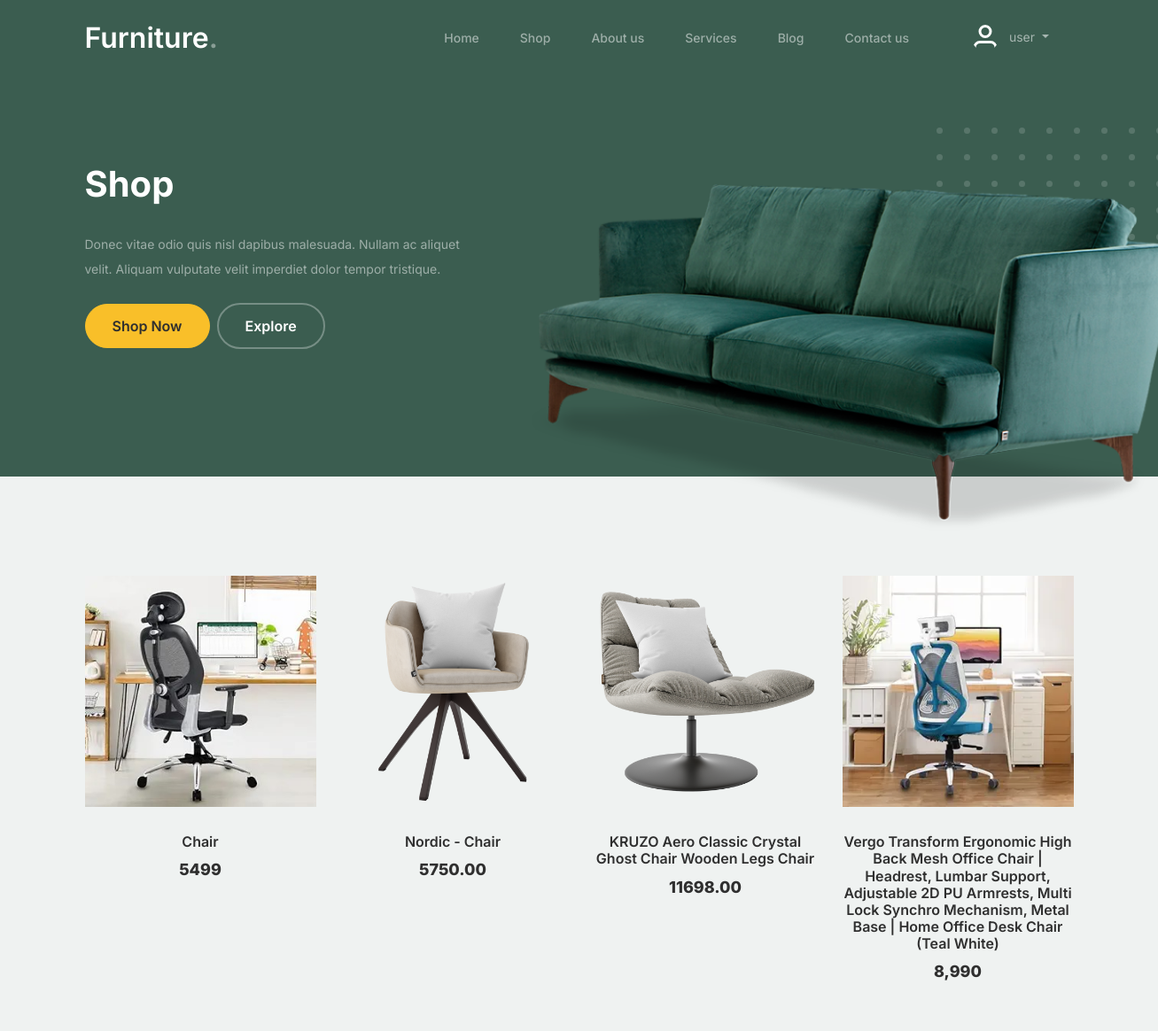
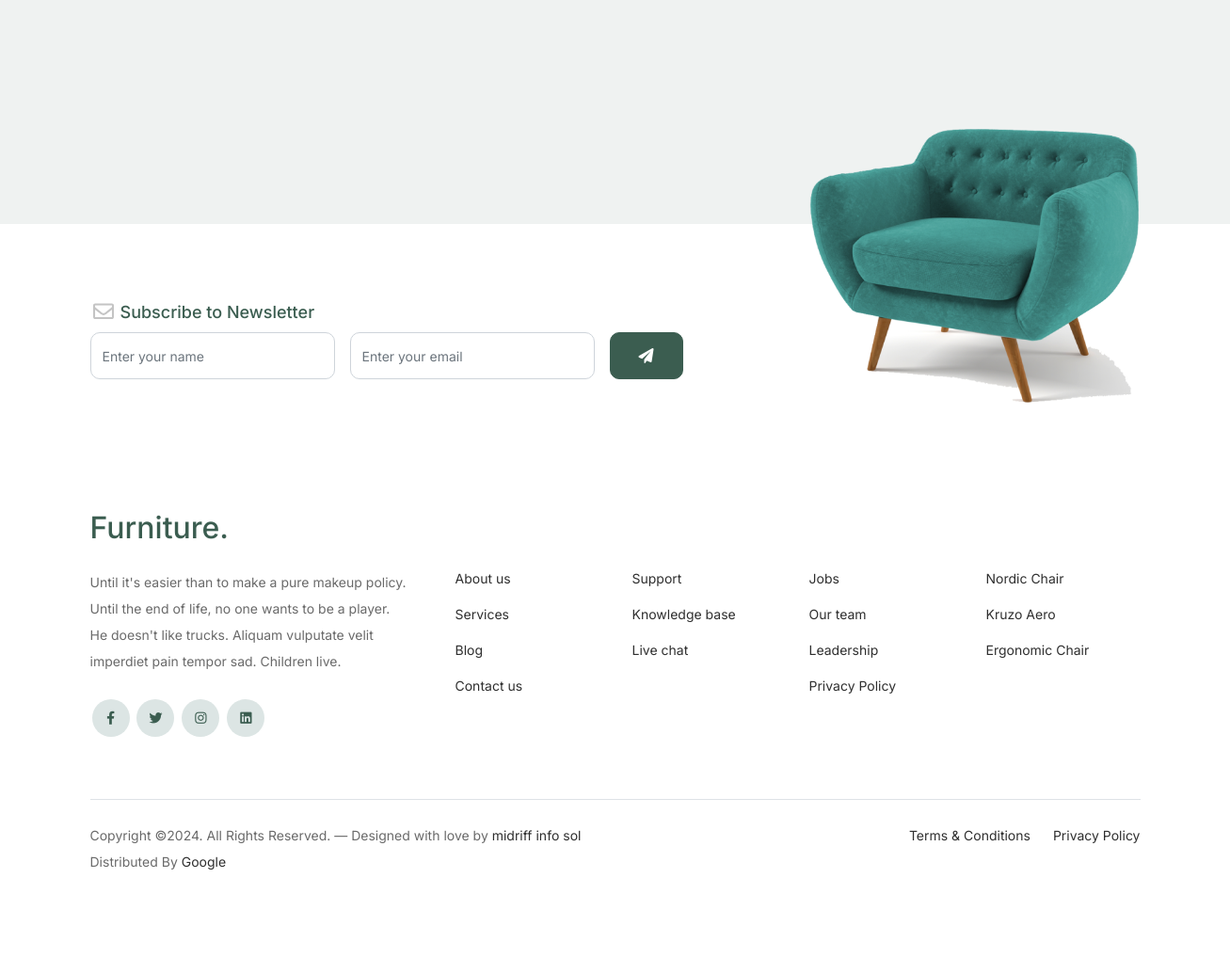
The page /shop.php on the database its author committed (2 pictures, top to bottom).
### tables this page shows
CREATE TABLE `image` (
  `id` int(11) NOT NULL,
  `product_id` varchar(255) DEFAULT NULL,
  `image` varchar(555) NOT NULL,
  `created_at` varchar(255) NOT NULL
);

CREATE TABLE `products` (
  `product_id` int(11) NOT NULL,
  `name` varchar(500) NOT NULL,
  `description` varchar(1000) NOT NULL,
  `amount` varchar(250) NOT NULL,
  `image` varchar(800) DEFAULT NULL,
  `created_at` varchar(250) NOT NULL
);

### shop.php (the view, shortened to what this page needs)
<!doctype html>
<html lang="en">
<head>
		<link href="css/bootstrap.min.css" rel="stylesheet">
		<link href="https://cdnjs.cloudflare.com/ajax/libs/font-awesome/6.0.0-beta3/css/all.min.css" rel="stylesheet">
		<link href="css/tiny-slider.css" rel="stylesheet">
		<link href="css/style.css" rel="stylesheet">
	</head>
	<body>
	<?php require_once "navbar.php"; ?>
		<div class="hero">
				<div class="container">
					<div class="row justify-content-between">
						<div class="col-lg-5">
							<div class="intro-excerpt">
								<h1>Shop</h1>
								<p class="mb-4">Donec vitae odio quis nisl dapibus malesuada. Nullam ac aliquet velit. Aliquam vulputate velit imperdiet dolor tempor tristique.</p>
								<p><a href="shop.php" class="btn btn-secondary me-2">Shop Now</a><a href="#" class="btn btn-white-outline">Explore</a></p>
							</div>
						</div>
						<div class="col-lg-7">
							<div class="hero-img-wrap">
								<img src="images/couch.png" class="img-fluid">
							</div>
						</div>
					</div>
				</div>
			</div>
		<div class="untree_co-section product-section before-footer-section">
		    <div class="container">
		      	<div class="row">
					<?php
					$sqll = mysqli_query($conn, "SELECT * FROM products");
					if(mysqli_num_rows($sqll)){
						while($row = $sqll->fetch_assoc()){
							$name = $row["name"];
							$amount = $row["amount"];
							$sql = mysqli_query($conn, "SELECT * FROM image WHERE product_id = '$row[product_id]'");
							if(mysqli_num_rows($sql)){
								while($img = $sql->fetch_assoc()){
									$image = $img["image"];
									?>
					<div class="col-12 col-md-4 col-lg-3 mb-5">
						<a class="product-item" href="Single-products/single-products.php?id=<?php echo $row["product_id"]; ?>">
							<img src="<?php if(!empty($image)){echo "Admin/Add products/folder/".$image;}else{ echo "";} ?>" class="img-fluid product-thumbnail">
							<h3 class="product-title"><?php echo $name; ?></h3>
							<strong class="product-price"><?php echo $amount; ?></strong>
						</a>
					</div>
					<?php
								}
							}
						}
					}
					?>
		      	</div>
		    </div>
		</div>
		<?php require_once "footer.php"; ?>
	</body>
</html>

### navbar.php (shortened to what this page needs)
<?php
include_once "config.php";
?>
<!DOCTYPE html>
<html lang="en">
<head>
<head>
  <link href="css/bootstrap.min.css" rel="stylesheet">
  <link href="https://cdnjs.cloudflare.com/ajax/libs/font-awesome/6.0.0-beta3/css/all.min.css" rel="stylesheet">
  <link href="css/tiny-slider.css" rel="stylesheet">
  <link href="css/style.css" rel="stylesheet">
</head>
<body>
<nav class="custom-navbar navbar navbar navbar-expand-md navbar-dark bg-dark" arial-label="Furniture navigation bar">
<div class="container">
    <a class="navbar-brand" href="index.php">Furniture<span>.</span></a>
    <div class="collapse navbar-collapse" id="navbarsFurni">
        <ul class="custom-navbar-nav navbar-nav ms-auto mb-2 mb-md-0">
            <li><a class="nav-link" href="index.php">Home</a></li>
            <li><a class="nav-link" href="shop.php">Shop</a></li>
            <li><a class="nav-link" href="about.php">About us</a></li>
            <li><a class="nav-link" href="services.php">Services</a></li>
            <li><a class="nav-link" href="blog.php">Blog</a></li>
            <li><a class="nav-link" href="contact.php">Contact us</a></li>
        </ul>
        <ul class="custom-navbar-cta navbar-nav mb-2 mb-md-0 ms-5">
            <?php
            if(!empty($_SESSION["id"])){
                    $sql = "SELECT * FROM users WHERE id = '$_SESSION[id]'";
                    $result = $conn->query($sql);
                        if ($result->num_rows > 0) {
                            while ($row = $result->fetch_assoc()) {
            ?>
            <li>
                <div class="navbar-nav align-items-center ms-auto">
                    <div class="nav-item dropdown">
                        <a class="nav-link dropdown-toggle" data-bs-toggle="dropdown">
                            <img class="rounded-circle me-lg-2" src="images/user.svg" alt="" style="width: 30px; height: 30px;">
                            <span class="d-none d-lg-inline-flex"><?php echo $row["username"]; ?></span>
                        </a>
                        <div class="dropdown-menu dropdown-menu-end bg-light border-0 rounded-0 rounded-bottom m-0"  style="background-color: blue;">
                            <a href="Updateprofile/updateprofile.php" class="dropdown-item"> My Profile</a>
                            <a href="My order/myorder.php" class="dropdown-item"> My Order</a>
                            <a href="Changepassword/changepassword.php" class="dropdown-item"> Update Pass</a>
                            <a href="logout.php" class="dropdown-item"> Log Out</a>
                        </div>
                    </div>
                </div>
            </li>
            <?php
            }
        }
    }else{
        ?>
        <li>
            <div class="navbar-nav align-items-center ms-auto">
                <div class="nav-item dropdown">
                    <a href="#" class="nav-link dropdown-toggle" data-bs-toggle="dropdown">
                        <img class="rounded-circle me-lg-2" src="images/user.svg" alt="" style="width: 30px; height: 30px;">
                        <span class="d-none d-lg-inline-flex">user</span>
                    </a>
            </div>
        </div>
    </li>
    <?php
    }
    ?>
    </ul>
</div>
</div>
</nav>
</body>
</html>

### footer.php (shortened to what this page needs)
<!DOCTYPE html>
<html lang="en">
<head>
  <link href="css/bootstrap.min.css" rel="stylesheet">
  <link href="https://cdnjs.cloudflare.com/ajax/libs/font-awesome/6.0.0-beta3/css/all.min.css" rel="stylesheet">
  <link href="css/tiny-slider.css" rel="stylesheet">
  <link href="css/style.css" rel="stylesheet">
</head>
<body>
		<footer class="footer-section">
			<div class="container relative">
				<div class="sofa-img">
					<img src="images/sofa.png" alt="Image" class="img-fluid">
				</div>
				<?php require_once "subscription.php"; ?>
				<div class="row g-5 mb-5">
					<div class="col-lg-4">
						<div class="mb-4 footer-logo-wrap"><a href="#" class="footer-logo">Furniture<span>.</span></a></div>
						<p class="mb-4">Until it's easier than to make a pure makeup policy. Until the end of life, no one wants to be a player. He doesn't like trucks. Aliquam vulputate velit imperdiet pain tempor sad. Children live.</p>
						<ul class="list-unstyled custom-social">
							<li><a href="#"><span class="fa fa-brands fa-facebook-f"></span></a></li>
							<li><a href="#"><span class="fa fa-brands fa-twitter"></span></a></li>
							<li><a href="#"><span class="fa fa-brands fa-instagram"></span></a></li>
							<li><a href="#"><span class="fa fa-brands fa-linkedin"></span></a></li>
						</ul>
					</div>
					<div class="col-lg-8">
						<div class="row links-wrap">
							<div class="col-6 col-sm-6 col-md-3">
								<ul class="list-unstyled">
									<li><a href="about.php">About us</a></li>
									<li><a href="services.php">Services</a></li>
									<li><a href="blog.php">Blog</a></li>
									<li><a href="contact.php">Contact us</a></li>
								</ul>
							</div>
							<div class="col-6 col-sm-6 col-md-3">
								<ul class="list-unstyled">
									<li><a href="#">Support</a></li>
									<li><a href="#">Knowledge base</a></li>
									<li><a href="#">Live chat</a></li>
								</ul>
							</div>
							<div class="col-6 col-sm-6 col-md-3">
								<ul class="list-unstyled">
									<li><a href="#">Jobs</a></li>
									<li><a href="#">Our team</a></li>
									<li><a href="#">Leadership</a></li>
									<li><a href="#">Privacy Policy</a></li>
								</ul>
							</div>
							<div class="col-6 col-sm-6 col-md-3">
								<ul class="list-unstyled">
									<li><a href="#">Nordic Chair</a></li>
									<li><a href="#">Kruzo Aero</a></li>
									<li><a href="#">Ergonomic Chair</a></li>
								</ul>
							</div>
						</div>
					</div>
				</div>
				<div class="border-top copyright">
					<div class="row pt-4">
						<div class="col-lg-6">
							<p class="mb-2 text-center text-lg-start">Copyright &copy;<script>document.write(new Date().getFullYear());</script>. All Rights Reserved. &mdash; Designed with love by <a href="https://midriffinfosolution.org/">midriff info sol</a> Distributed By <a href="https://google.com">Google</a>
            </p>
						</div>
						<div class="col-lg-6 text-center text-lg-end">
							<ul class="list-unstyled d-inline-flex ms-auto">
								<li class="me-4"><a href="#">Terms &amp; Conditions</a></li>
								<li><a href="#">Privacy Policy</a></li>
							</ul>
						</div>
					</div>
				</div>
			</div>
		</footer>
</body>
</html>

### subscription.php (shortened to what this page needs)
<!DOCTYPE html>
<html lang="en">
<head>
</head>
<body>
<div class="row">
					<div class="col-lg-8">
						<div class="subscription-form">
							<h3 class="d-flex align-items-center"><span class="me-1"><img src="images/envelope-outline.svg" alt="Image" class="img-fluid"></span><span>Subscribe to Newsletter</span></h3>
							<form class="row g-3" method="POST">
								<div class="col-auto">
									<input type="text" name="subscribe_name" class="form-control" placeholder="Enter your name">
								</div>
								<div class="col-auto">
									<input type="email" name="subscribe_email" class="form-control" placeholder="Enter your email">
								</div>
								<div class="col-auto">
									<button class="btn btn-primary" name="send" value="Name" aria-label="Aria Name">
										<span class="fa fa-paper-plane"></span>
									</button>
								</div>
							</form>
						</div>
					</div>
				</div>
</body>
</html>

### rows shown on the page
image: image (picture), product.name "Chair", product.amount "5499"
image: image (picture), product.name "Nordic - Chair", product.amount "5750.00"
image: image (picture), product.name "KRUZO Aero Classic Crystal Ghost Chair Wooden Legs Chair", product.amount "11698.00"
image: image (picture), product.name "Vergo Transform Ergonomic High Back Mesh Office Chair | Headrest, Lumbar Support, Adjustable 2D PU Armrests, Multi Lock Synchro Mechanism, Metal Base | Home Office Desk Chair (Teal White)", product.amount "8,990"
